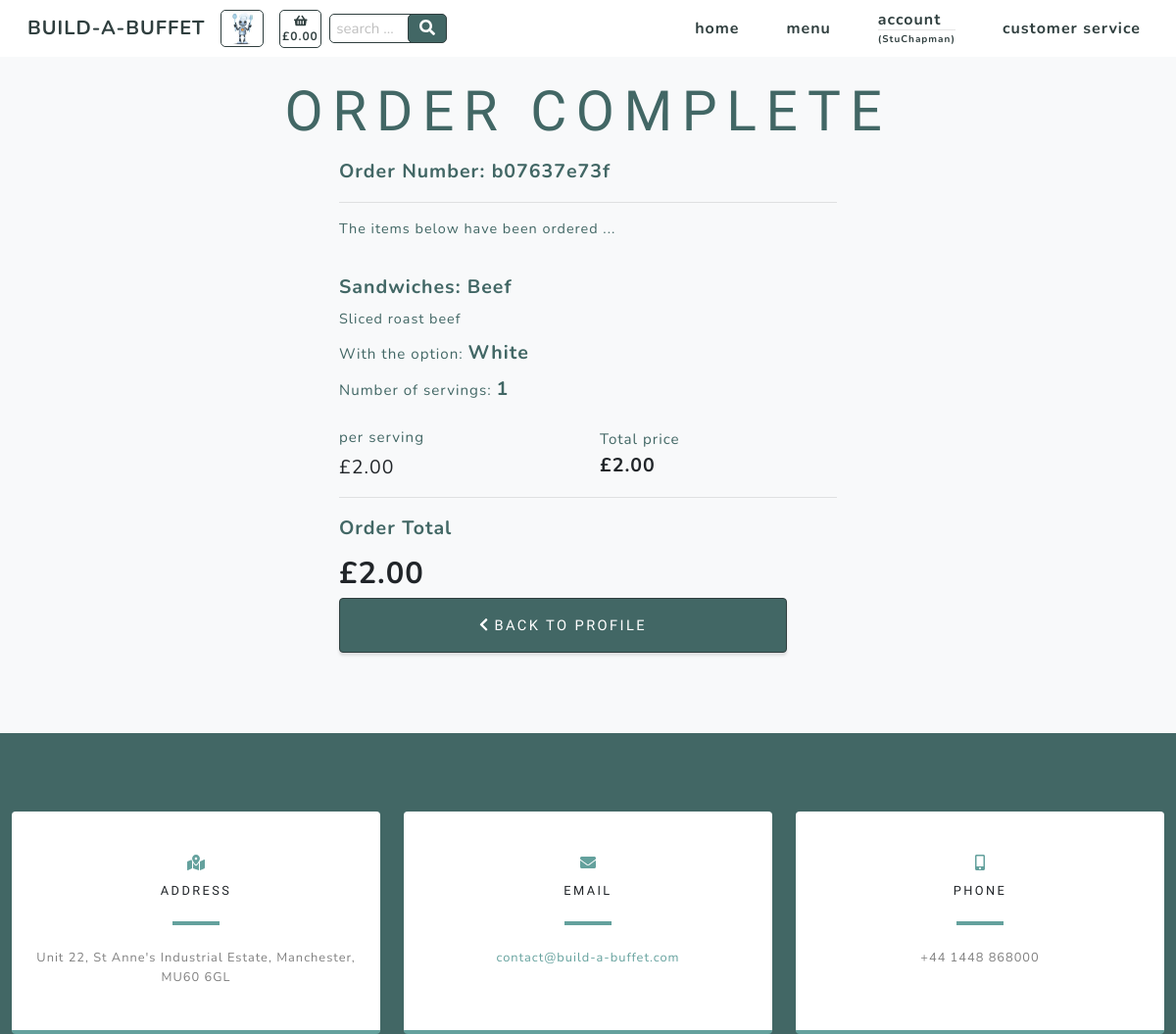
The app's page /checkout/order_success/b07637e73f (signed in) with its own data.
### checkout/models.py (models this page shows, shortened)
class Order(models.Model):
    customer_name = models.CharField(max_length=50, null=False, blank=False)
    order_number = models.CharField(max_length=32, null=False, editable=False)
    cookie = models.CharField(max_length=32, null=False, editable=False)
    full_name = models.CharField(max_length=50, null=False, blank=False)
    email = models.EmailField(max_length=254, null=False, blank=False)
    phone_number = models.CharField(max_length=20, null=False, blank=False)
    country = CountryField(blank_label='Country *', null=False, blank=False)
    postcode = models.CharField(max_length=20, null=True, blank=True)
    town_or_city = models.CharField(max_length=40, null=False, blank=False)
    street_address1 = models.CharField(max_length=80, null=False, blank=False)
    street_address2 = models.CharField(max_length=80, null=True, blank=True)
    county = models.CharField(max_length=80, null=True, blank=True)
    date = models.DateTimeField(auto_now_add=True)
    delivery_cost = models.DecimalField(max_digits=6, decimal_places=2, null=False, default=0)
    order_total = models.DecimalField(max_digits=10, decimal_places=2, null=False, default=0)
    grand_total = models.DecimalField(max_digits=10, decimal_places=2, null=False, default=0)
    stripe_pid = models.CharField(max_length=254, null=False, blank=False, default='')
    user_profile = models.ForeignKey(UserProfile, on_delete=models.SET_NULL,
                                     null=True, blank=True,
                                     related_name='orders')

class Order_items(models.Model):
    class Meta:
        verbose_name_plural = 'Order_items'
    order_number = models.CharField(max_length=32, null=False, editable=False)
    cookie = models.CharField(max_length=32, null=False, editable=False)
    item_number = models.DecimalField(max_digits=8, decimal_places=0)
    category = models.CharField(max_length=254)
    name = models.CharField(max_length=254)
    servings = models.DecimalField(max_digits=3, decimal_places=0)
    option = models.CharField(max_length=254)
    total_price = models.DecimalField(max_digits=6, decimal_places=2, null=True, blank=True)

### products/models.py (models this page shows, shortened)
class Product(models.Model):
    category = models.ForeignKey('Category', null=True,
                                 on_delete=models.SET_NULL)
    id_no = models.CharField(max_length=254, null=True)
    name = models.CharField(max_length=254)
    description = models.CharField(max_length=254)
    price = models.DecimalField(max_digits=6, decimal_places=2)
    range = models.CharField(max_length=254, null=True)

class Options(models.Model):
    class Meta:
        verbose_name_plural = 'Options'
    category = models.ForeignKey('Category', null=True,
                                 on_delete=models.SET_NULL)
    id_no = models.CharField(max_length=254, null=True)
    option1 = models.CharField(max_length=24)
    option2 = models.CharField(max_length=24)
    option3 = models.CharField(max_length=24)

### checkout/views.py (the view)
# urls.py: path('order_success/<order_number>', views.order_success, name='order_success'),
def order_success(request, order_number):
    order = get_object_or_404(Order, order_number=order_number)
    orders = Order.objects.filter(order_number=order_number)
    order_items = Order_items.objects.filter(order_number=order_number)
    products = Product.objects.all()
    options = Options.objects.all()
    """ Check current user is purchaser """
    current_user = str(request.user)
    purchaser = str(order.customer_name)
    if current_user != purchaser:
        return render(request, 'allauth/account/login.html')
    else:
        context = {
            'order': order,
            'orders': orders,
            'order_items': order_items,
            'products': products,
            'options': options,
        }
        return render(request, 'checkout/order_success.html', context)

### basket/contexts.py (called while the page is built)
def basket_context(request):
    cookie_key = settings.COOKIE_KEY
    try:
        cookie = request.COOKIES[cookie_key]
        basket_total = Basket.objects.filter(cookie=cookie).aggregate(Sum('total_price'))
        if basket_total['total_price__sum'] is None:
            basket_total = ""
    except KeyError:
        basket_total = ""
        cookie = 99999999
    context = {
            'cookie': cookie,
            'cookie_key': cookie_key,
            'basket_total': basket_total,
        }
    return context

### products/models.py (called while the page is built)
    def __str__(self):
        return self.name

### checkout/templates/checkout/order_success.html (shortened to what this page needs)
{% extends "base.html" %}
{% load static %}
{% block content %}
    <section class="products-section bg-light" id="products">
        <div class="container">
            <div class="row justify-content-center no-gutters">
                <div class="col-xl-12">
                    <h1 class="product-text-one mx-auto text-uppercase text-center flex-margin-b text-blue">Order Complete</h1>
                </div>
                <div class="col-12 col-lg-6 order-lg-last">
                    <div class="text-center h-100 project">
                        <div class="d-flex h-100">
                            <div class="product-container w-100 mt-0 text-center text-xl-left">
                                <div class="product-text-two mx-auto flex-margin-b text-blue bold">
                                    Order Number: {{ order.order_number }}
                                </div>
                                <hr>
                                <div class="product-text-three mx-auto flex-margin-b text-blue">
                                    The items below have been ordered ...
                                </div>
                                <br>
                                {% for item in order_items %}
                                    <div class="product-text-two mx-auto mb-2 text-blue bold">
                                        {{ item.category.title }}: {{ item.name }}
                                    </div>
                                    {% for product in products %}
                                        {% if product.name == item.name %}
                                            <div class="product-text-three mx-auto mb-2 text-blue">
                                                {{ product.description }}
                                            </div>
                                        {% endif %}
                                    {% endfor %}
                                    <div class="text-blue text-xs mb-2">With the option:
                                        {% if item.option == "selected-one" %}
                                            {% for option in options %}
                                                {% if option.category|slugify == item.category %}
                                                    <span class="text-blue product-text-two mb-2 bold">
                                                        {{ option.option1.title }}
                                                    </span>
                                                {% endif %}
                                            {% endfor %}
                                        {% endif %}
                                    </div>
                                    <div class="text-blue text-xs mb-4">Number of servings:
                                        <span id="servings" class="text-blue product-text-two mb-2 bold">
                                            {{ item.servings }}
                                        </span>
                                    </div>
                                    <div class="row">
                                        <div class="col-6 my-auto">
                                            {% for product in products %}
                                                {% if product.name == item.name %}
                                                    <div class="text-blue text-xs">
                                                        per serving
                                                    </div>
                                                    <div class="product-text-two mt-1">
                                                        £{{ product.price }}
                                                    </div>
                                                {% endif %}
                                            {% endfor %}
                                        </div>
                                        <div class="col-6 my-auto">
                                            <div class="text-blue text-xs">
                                                Total price
                                            </div>
                                            <div class="product-text-two bold">
                                                £{{ item.total_price }}
                                            </div>
                                        </div>
                                    </div>
                                    <hr>
                                {% endfor %}
                                <div class="col-12 col-lg-4 my-auto pl-0">
                                    <div class="product-text-two mx-auto mb-2 text-blue bold">
                                        Order Total
                                    </div>
                                    {% for order in orders %}
                                        <div class="product-text-header bold">
                                            £{{ order.order_total|floatformat:"2" }}
                                        </div>
                                    {% endfor %}
                                </div>
                                <div>
                                    {% if request.user.is_authenticated %}
                                        <a class="checkout-button border-solid masthead-button btn btn-primary js-scroll-trigger"
                                            href="{% url 'profile' %}">
                                            <i class="fas fa-chevron-left" aria-hidden="true"></i> back to profile</a>
                                    {% endif %}
                                </div>
                            </div>
                        </div>
                    </div>
                </div>
            </div>
        </div>
    </section>
{% include 'includes/contact.html' %}
{% endblock %}

### templates/base.html (shortened to what this page needs)
{% load static %}
<!doctype html>
<html lang="en">
  <head>
    {% block corecss %}
        <link href="{% static 'css/styles.css' %}" rel="stylesheet" />
        <link href="{% static 'css/slider.css' %}" rel="stylesheet" />
    {% endblock %}
  </head>
  <body id="page-top" onload="createCookie()">
        <nav class="navbar navbar-expand-lg navbar-light fixed-top" id="mainNav">
            <div class="container">
                <a class="navbar-brand js-scroll-trigger navbar-brand-vis" href="#page-top">BUILD-A-BUFFET</a>
                <div>
                    <ul class="navbar-nav ml-auto align-vertically">
                        <li class="nav-item"><a class="nav-link js-scroll-trigger bartholemew-menu" href=""><img src="{{ MEDIA_URL }}assets/img/bartholemew-sml.jpg" alt="bartholemew" height="36"></a></li>
                    </ul>
                </div>
                <div>
                    <ul class="navbar-nav ml-auto align-vertically">
                        {% if basket_total.total_price__sum != None %}
                            <li class="nav-item"><a class="nav-link js-scroll-trigger text-center text-xs-nav basket" href="{% url 'basket' %}"><i class="fa fa-shopping-basket" aria-hidden="true"></i><br><span class=" text-xs-nav">£{{ basket_total.total_price__sum|floatformat:"2" }}</span></a></li>
                        {% else %}
                            <li class="nav-item"><a class="nav-link js-scroll-trigger text-center text-xs-nav basket" href="{% url 'basket' %}"><i class="fa fa-shopping-basket" aria-hidden="true"></i><br><span class=" text-xs-nav">£0.00</span></a></li>
                        {% endif %}
                    </ul>
                </div>
                <div class="ml-2 mr-auto">
                    <form action="{% url 'search_products' %}" method="GET" id="product_search_form" >
                        <input class="search-input text-blue text-xs" type="text" name="product_search" id="product_search" placeholder=" search ..." maxlength="18">
                        <button class="search-button text-center" type="submit">
                                <i class="fas fa-search"></i>
                        </button>
                    </form>
                </div>
                <div class="collapse navbar-collapse" id="navbarResponsive">
                    <ul class="navbar-nav ml-auto">
                        <li class="nav-item my-auto"><a class="nav-link js-scroll-trigger" href="{% url 'home' %}">home</a></li>
                        <li class="nav-item dropdown my-auto">
                            <a class="nav-link js-scroll-trigger" href="#" id="all-menus-link" data-toggle="dropdown" aria-haspopup="true" aria-expanded="false">
                                menu
                            </a>
                        </li>
                        <li class="nav-item dropdown">
                            {% if request.user.is_authenticated %}
                                <a class="nav-link js-scroll-trigger" href="#" id="account-link" data-toggle="dropdown" aria-haspopup="true" aria-expanded="false">
                                    account
                                    <hr class="d-none d-lg-block user-br">
                                    <span class="user-text">
                                    ({{ request.user|truncatechars:10 }})</span>
                                </a>
                            {% else %}
                                <a class="nav-link" href="{% url 'account_login' %}">login</a>
                            {% endif %}
                        </li>
                        <li class="nav-item my-auto"><a class="nav-link js-scroll-trigger" href="{% url 'service' %}">customer service</a></li>
                    </ul>
                </div>
            </div>
        </nav>
    {% block content %}
    {% endblock %}
  </body>
</html>

### records on screen
Order: order_number "b07637e73f", order_total "2.00"
Order_items: category "Sandwiches", name "Beef", servings "1", total_price "2.00"
Product: description "Sliced roast beef", price "2.00"
Options: option1 "White"

### other values on screen
{{ request.user|truncatechars:10 }} "StuChapman"
